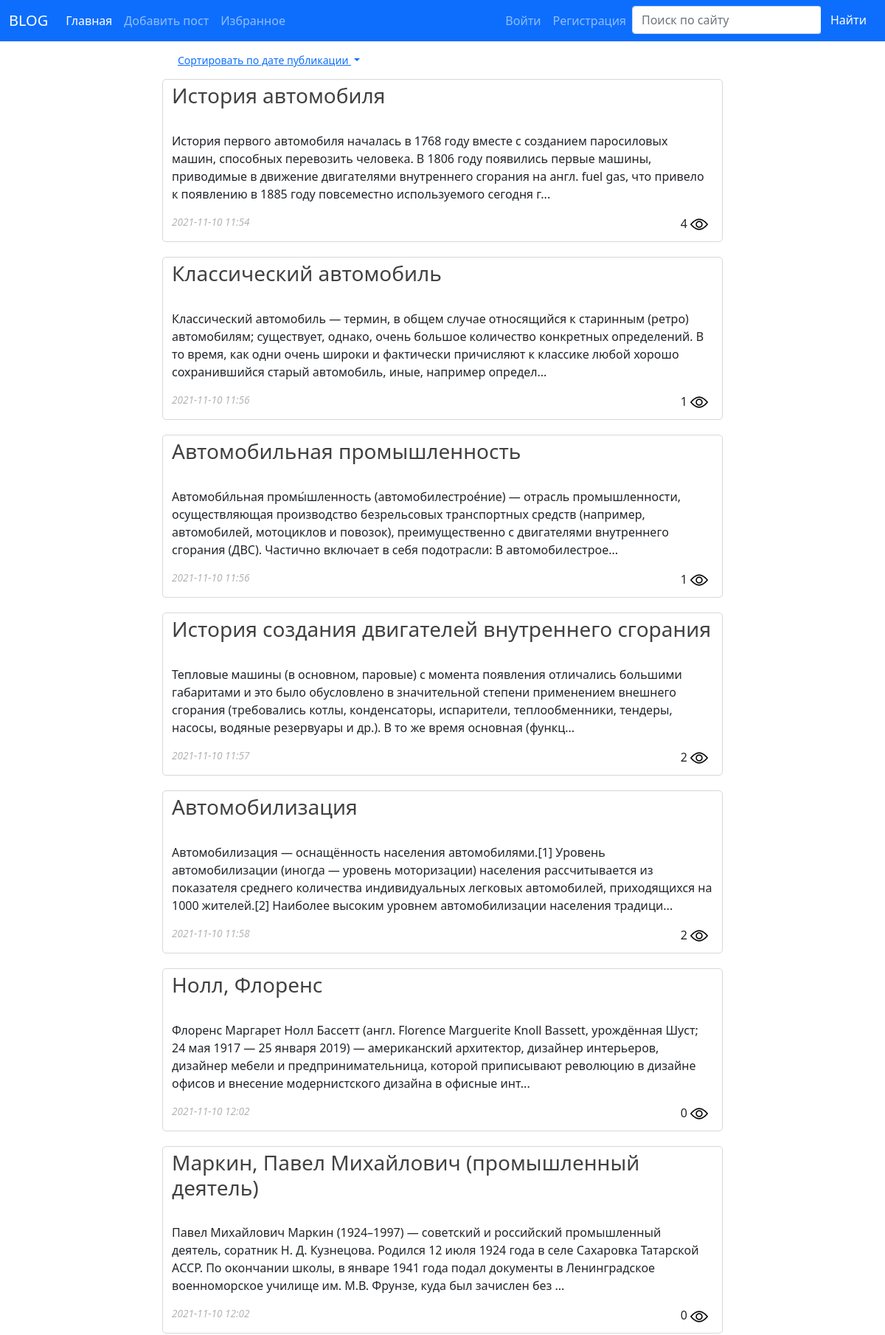
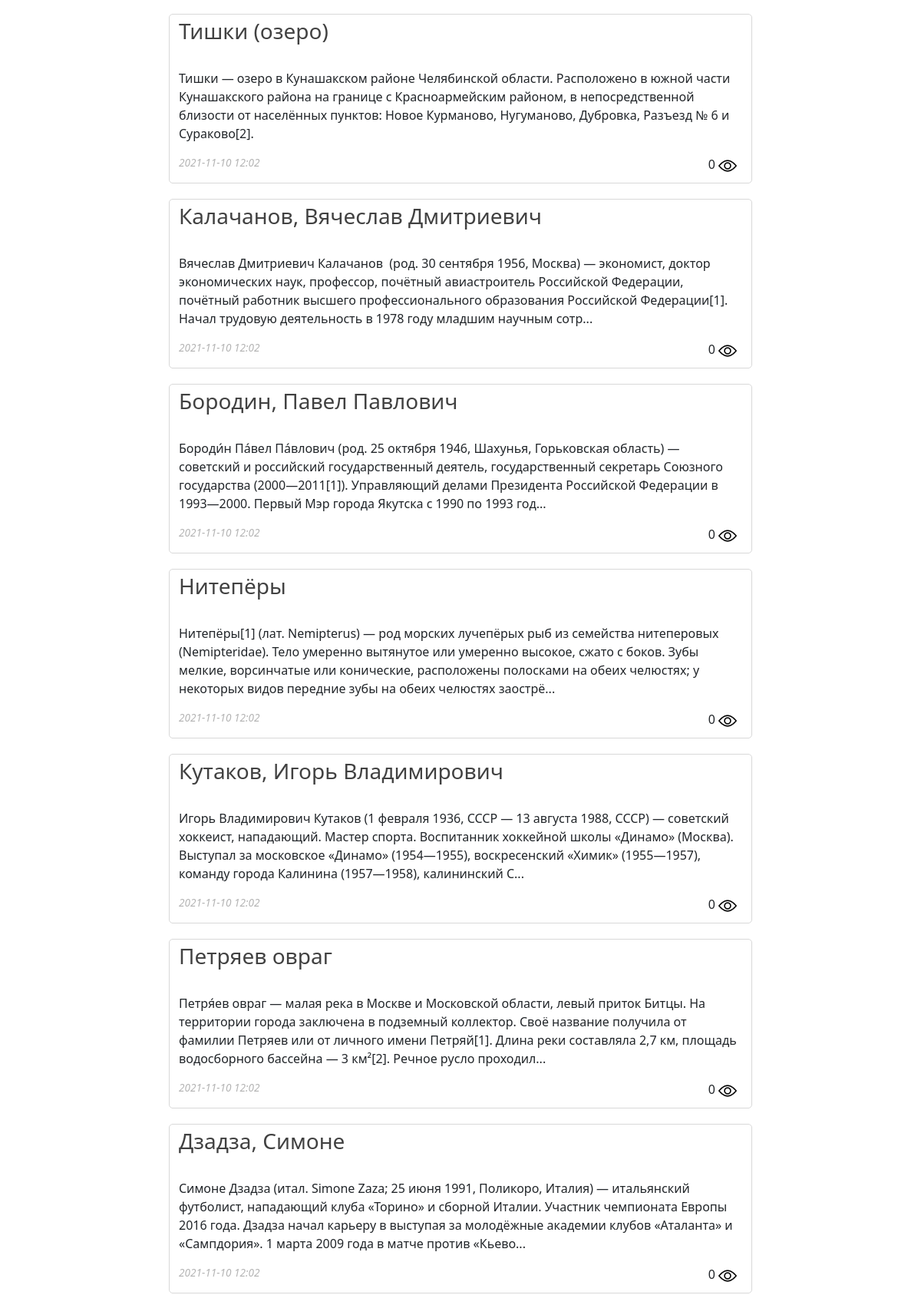
The page / (upper part) on the database its author committed (2 pictures, top to bottom).
### models.py (models this page shows, shortened)
class SaveMixin(object):
    pass

class Post(db.Model, SaveMixin):
    id = db.Column(db.Integer(), primary_key=True)
    title = db.Column(db.String(255), nullable=False)
    content = db.Column(db.Text(), nullable=False)
    author = db.Column(db.String(255), nullable=False)
    views = db.Column(db.Integer(), nullable=False, default=0)
    likes = db.Column(db.Integer(), nullable=False, default=0)
    created_on = db.Column(db.DateTime(), default=datetime.utcnow)
    updated_on = db.Column(
        db.DateTime(), default=datetime.utcnow, onupdate=datetime.utcnow)

### app.py (the view)
@app.route('/')
@app.route('/<string:page>')
def main(page=1):
    if request.cookies.get('sort') == 'decrease':
        posts = Post.query.order_by(Post.id.desc()).paginate(int(page), 20)
    else:
        posts = Post.query.paginate(int(page), 20)
    return render_template('main.html',
                           user_status=current_user.status if current_user.is_authenticated else None,
                           posts=posts,
                           autoriz=current_user.is_authenticated,
                           current_user=str(current_user) if current_user.is_authenticated else None,
                           flag='main', )

### templates/main.html (shortened to what this page needs)
{% extends 'base.html' %}
{% block content %}
<div class='row main_content'>
  <div class="col-12 col-sm-10 col-lg-8 sort">
    <div class="dropdown">
      <button class="btn btn-link btn-sm dropdown-toggle" type="button" id="dropdownMenuButton1" data-bs-toggle="dropdown"
        aria-expanded="false">
        Сортировать по дате публикации
      </button>
        {% if  flag == 'favorites'%}
        {% set slug = 'favorites'%}
        {% elif flag == 'main' %}
        {% set slug = 'main'%}
        {% elif flag == 'search' %}
        {% set slug = 'search'%}
        {% endif %}
    </div>
  </div>
</div>
{% for i in posts.items %}
<div class='row'>
  <div class="col-12 col-sm-10 col-lg-8 post">
    <a class='title_post' href="{{ url_for('post', post_id=i.id) }}">
      <h3>{{ i.title }}</h3>
    </a>
    <br>
    {% if i.content |length > 300 %}
    <p>{{ i.content[:300] }}...</p>
    {% else %}
    <p>{{ i.content }}
      {% endif %}
    <p class='rightimg'>{{ i.views }} <img src="{{url_for('static', filename='/images/img/view.png')}}"></p>
    <p class='created_on'>{{ (i.created_on | string)[:16]}}</p>
  </div>
</div>
{% endfor %}
{% if flag == 'favorites' %}
{% set endpoint = 'favorites_posts' %}
{% elif flag == 'main' %}
{% set endpoint = 'main' %}
{% elif flag == 'search' %}
{% set endpoint = 'find_phrase' %}
{% endif %}
{% endblock %}

### static/css/style.css (style rules this page uses)
.post { border-radius: 5px; border: 1px solid rgb(216, 216, 216); margin: 10px auto; padding-top: 5px; }
.title_post { color: rgba(0, 0, 0, 0.747); text-decoration: none; }
.rightimg { float: right; margin: 0 7px 0 0; }
.created_on { font-size: 85%; font-style: italic; color: rgb(180, 180, 180); }
.sort { margin: 10px auto 0 auto; }
html { height: 100%; }
body { display: flex; flex-direction: column; height: 100%; }

### rows shown on the page
Post: title "История автомобиля", content "История первого автомобиля началась в 1768 году вместе с созданием паросиловых машин, способных перевозить человека. В 1806 году появились первые машины, приводимые в движение двигателями внутреннего сгорания на англ. fuel gas, что привело к появлению в 1885 году повсеместно используемого сегодня г", views "4", created_on "2021-11-10 11:54"
Post: title "Классический автомобиль", content "Классический автомобиль — термин, в общем случае относящийся к старинным (ретро) автомобилям; существует, однако, очень большое количество конкретных определений. В то время, как одни очень широки и фактически причисляют к классике любой хорошо сохранившийся старый автомобиль, иные, например определ", views "1", created_on "2021-11-10 11:56"
Post: title "Автомобильная промышленность", content "Автомоби́льная промы́шленность (автомобилестрое́ние) — отрасль промышленности, осуществляющая производство безрельсовых транспортных средств (например, автомобилей, мотоциклов и повозок), преимущественно с двигателями внутреннего сгорания (ДВС). Частично включает в себя подотрасли: В автомобилестрое", views "1", created_on "2021-11-10 11:56"
Post: title "История создания двигателей внутреннего сгорания", content "Тепловые машины (в основном, паровые) с момента появления отличались большими габаритами и это было обусловлено в значительной степени применением внешнего сгорания (требовались котлы, конденсаторы, испарители, теплообменники, тендеры, насосы, водяные резервуары и др.). В то же время основная (функц", views "2", created_on "2021-11-10 11:57"
Post: title "Автомобилизация", content "Автомобилизация — оснащённость населения автомобилями.[1] Уровень автомобилизации (иногда — уровень моторизации) населения рассчитывается из показателя среднего количества индивидуальных легковых автомобилей, приходящихся на 1000 жителей.[2] Наиболее высоким уровнем автомобилизации населения традици", views "2", created_on "2021-11-10 11:58"
Post: title "Нолл, Флоренс", content "Флоренс Маргарет Нолл Бассетт (англ. Florence Marguerite Knoll Bassett, урождённая Шуст; 24 мая 1917 — 25 января 2019) — американский архитектор, дизайнер интерьеров, дизайнер мебели и предпринимательница, которой приписывают революцию в дизайне офисов и внесение модернистского дизайна в офисные инт", views "0", created_on "2021-11-10 12:02"
Post: title "Маркин, Павел Михайлович (промышленный деятель)", content "Павел Михайлович Маркин (1924–1997) — советский и российский промышленный деятель, соратник Н. Д. Кузнецова. Родился 12 июля 1924 года в селе Сахаровка Татарской АССР. По окончании школы, в январе 1941 года подал документы в Ленинградское военноморское училище им. М.В. Фрунзе, куда был зачислен без", views "0", created_on "2021-11-10 12:02"
Post: title "Тишки (озеро)", content "Тишки — озеро в Кунашакском районе Челябинской области. Расположено в южной части Кунашакского района на границе с Красноармейским районом, в непосредственной близости от населённых пунктов: Новое Курманово, Нугуманово, Дубровка, Разъезд № 6 и Сураково[2].", views "0", created_on "2021-11-10 12:02"
Post: title "Калачанов, Вячеслав Дмитриевич", content "Вячеслав Дмитриевич Калачанов (род. 30 сентября 1956, Москва) — экономист, доктор экономических наук, профессор, почётный авиастроитель Российской Федерации, почётный работник высшего профессионального образования Российской Федерации[1]. Начал трудовую деятельность в 1978 году младшим научным сотр", views "0", created_on "2021-11-10 12:02"
Post: title "Бородин, Павел Павлович", content "Бороди́н Па́вел Па́влович (род. 25 октября 1946, Шахунья, Горьковская область) — советский и российский государственный деятель, государственный секретарь Союзного государства (2000—2011[1]). Управляющий делами Президента Российской Федерации в 1993—2000. Первый Мэр города Якутска с 1990 по 1993 год", views "0", created_on "2021-11-10 12:02"
Post: title "Нитепёры", content "Нитепёры[1] (лат. Nemipterus) — род морских лучепёрых рыб из семейства нитеперовых (Nemipteridae). Тело умеренно вытянутое или умеренно высокое, сжато с боков. Зубы мелкие, ворсинчатые или конические, расположены полосками на обеих челюстях; у некоторых видов передние зубы на обеих челюстях заострё", views "0", created_on "2021-11-10 12:02"
Post: title "Кутаков, Игорь Владимирович", content "Игорь Владимирович Кутаков (1 февраля 1936, СССР — 13 августа 1988, СССР) — советский хоккеист, нападающий. Мастер спорта. Воспитанник хоккейной школы «Динамо» (Москва). Выступал за московское «Динамо» (1954—1955), воскресенский «Химик» (1955—1957), команду города Калинина (1957—1958), калининский С", views "0", created_on "2021-11-10 12:02"
Post: title "Петряев овраг", content "Петря́ев овраг — малая река в Москве и Московской области, левый приток Битцы. На территории города заключена в подземный коллектор. Своё название получила от фамилии Петряев или от личного имени Петряй[1]. Длина реки составляла 2,7 км, площадь водосборного бассейна — 3 км²[2]. Речное русло проходил", views "0", created_on "2021-11-10 12:02"
Post: title "Дзадза, Симоне", content "Симоне Дзадза (итал. Simone Zaza; 25 июня 1991, Поликоро, Италия) — итальянский футболист, нападающий клуба «Торино» и сборной Италии. Участник чемпионата Европы 2016 года. Дзадза начал карьеру в выступая за молодёжные академии клубов «Аталанта» и «Сампдория». 1 марта 2009 года в матче против «Кьево", views "0", created_on "2021-11-10 12:02"
